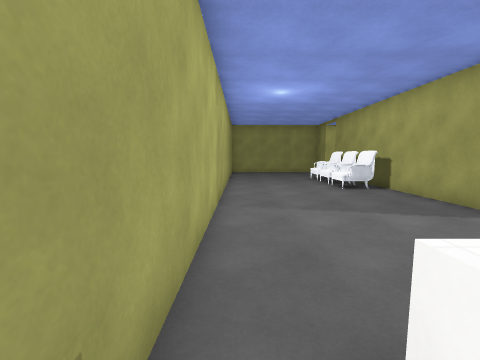
[1] (above)

20 first-person views from a walk through a 3-D level made in the Unity game engine. The camera is 1.5 m above the floor, tilts 6° down and sees 90° across. Doors are open. The floor is counted in squares, 1 m on a side. Each view is taken from the middle of a square. On the plan, view 1 faces up. The plan holds only what a view shows up to about 13 squares ahead; the rest is blank. The player character is not drawn. Some surface patterns are stand-ins.

[2]
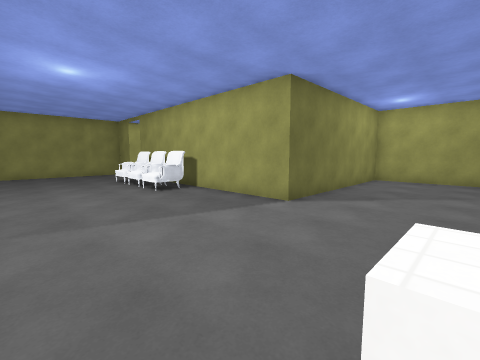

[3]
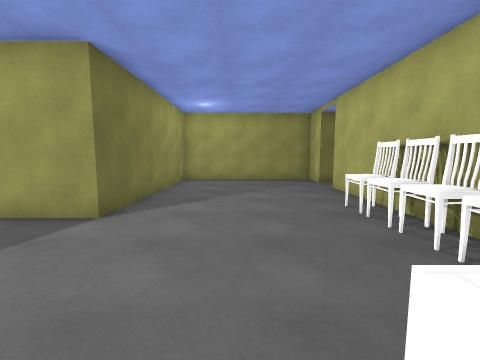

[4]
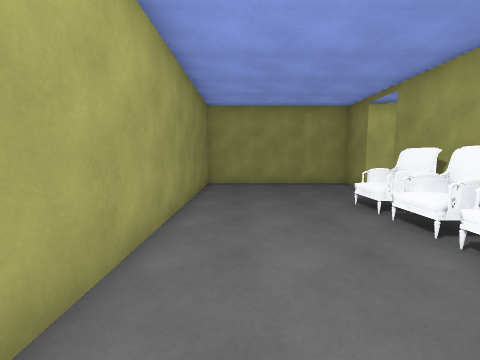

[5]
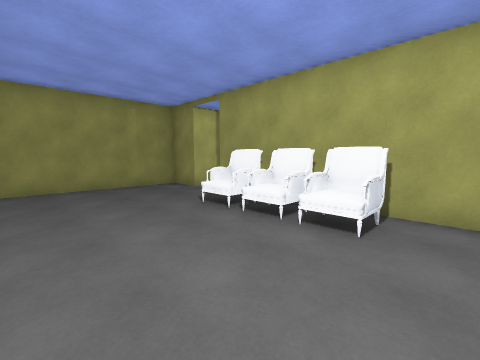

[6]
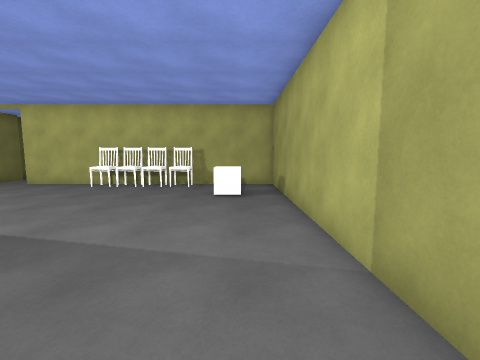

[7]
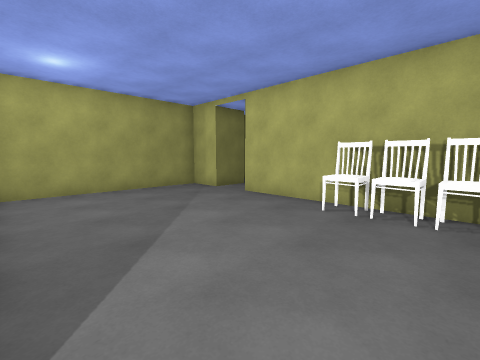

[8]
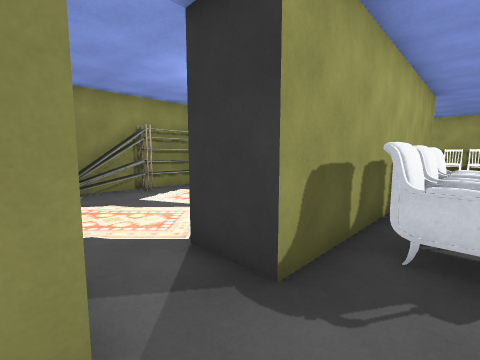

[9]
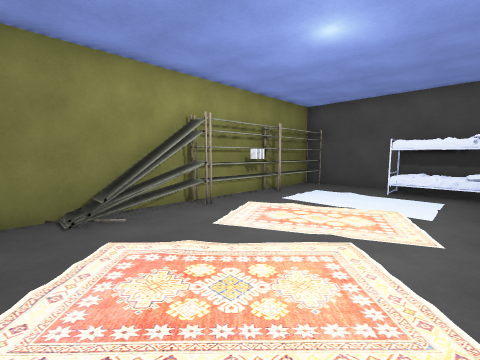

[10]
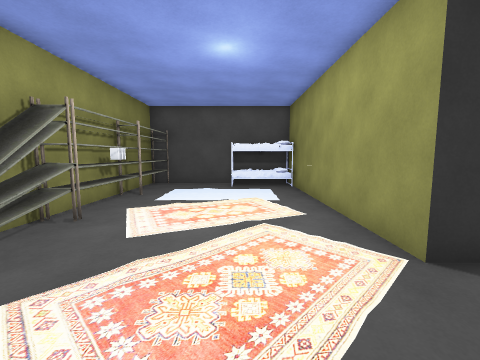

[11]
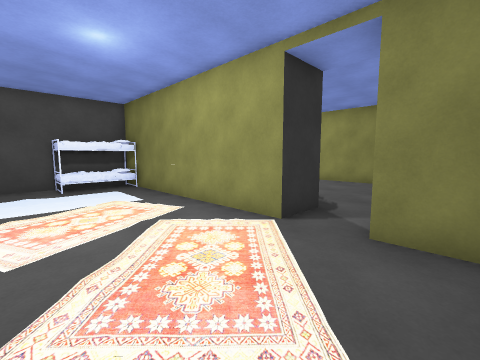

[12]
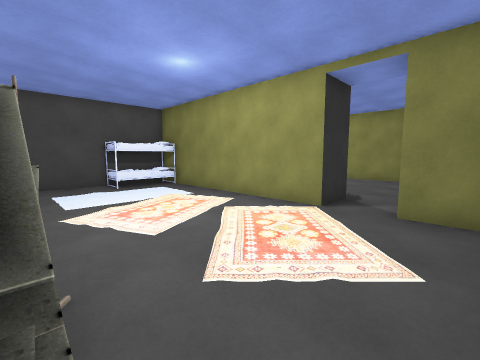

[13]
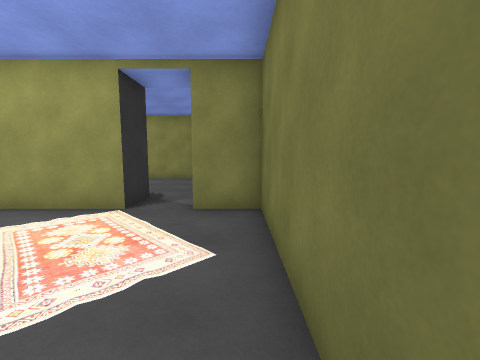

[14]
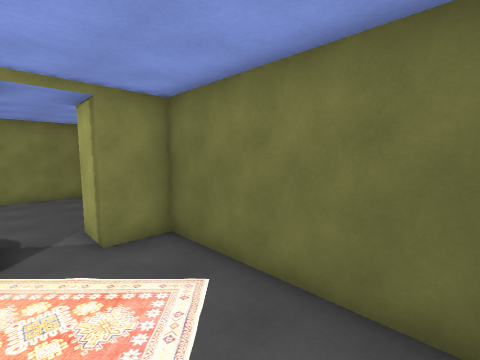

[15]
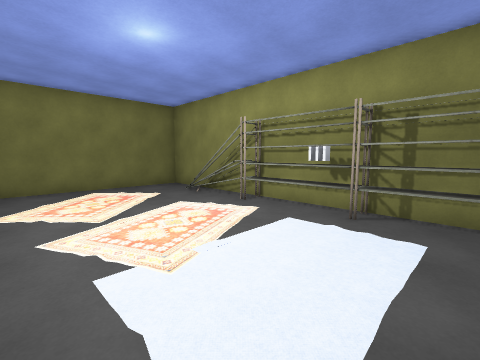

[16]
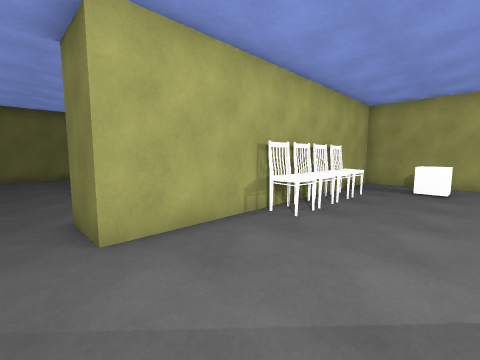

[17]
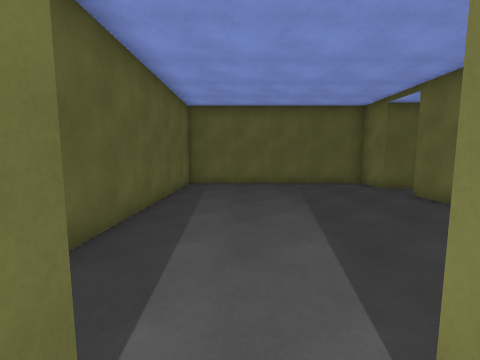

[18]
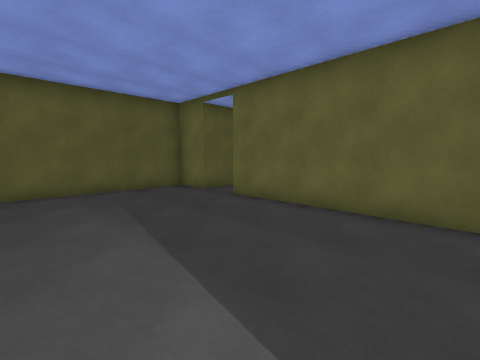

[19]
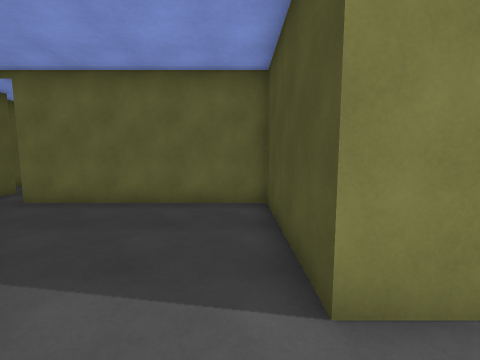

[20]
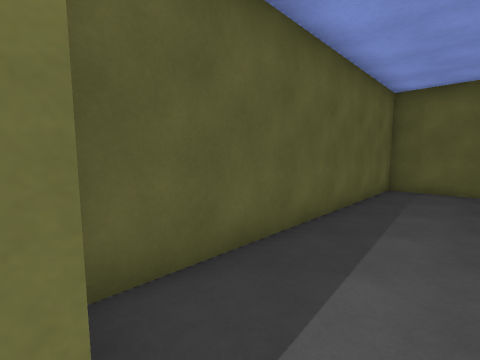

### Floor plan
Ten units are one square. View 1 is at (0, 0); x grows to the right and y downward. Boxes are objects, and circles mark ways between rooms. Rooms are numbered by the first view taken in them; rooms with no view inside come last. Other rooms are left out.
<svg viewBox="-12 -211 174 372">
<path fill="none" stroke="#000" d="M141 -53 66 -53 66 -168M84 23 120 23M66 -187 66 -206 -7 -206 -7 23 25 23M139 23 157 23 157 -51M84 -168 84 -73 157 -73 157 -206 84 -206 84 -187M66 137 66 156 157 156 157 45M139 42 139 23M120 23 120 42 66 42 66 119"/>
<rect x="5" y="-15" width="20" height="10" fill="#bbb"><title>cube</title></rect>
<rect x="25" y="5" width="20" height="20" fill="#bbb"><title>chair</title></rect>
<rect x="45" y="5" width="10" height="20" fill="#bbb"><title>chair</title></rect>
<rect x="45" y="-135" width="20" height="20" fill="#bbb"><title>other object</title></rect>
<rect x="45" y="-155" width="20" height="20" fill="#bbb"><title>other object</title></rect>
<rect x="55" y="5" width="10" height="20" fill="#bbb"><title>chair</title></rect>
<rect x="55" y="-125" width="10" height="20" fill="#bbb"><title>other object</title></rect>
<rect x="65" y="5" width="20" height="20" fill="#bbb"><title>chair</title></rect>
<rect x="85" y="-95" width="30" height="20" fill="#bbb"><title>bed</title></rect>
<rect x="145" y="-115" width="10" height="40" fill="#bbb"><title>shelf</title></rect>
<rect x="145" y="-125" width="10" height="10" fill="#bbb"><title>other object</title></rect>
<rect x="145" y="-145" width="10" height="20" fill="#bbb"><title>shelf</title></rect>
<rect x="145" y="-155" width="10" height="10" fill="#bbb"><title>shelf</title></rect>
<circle cx="75" cy="-175" r="3" fill="#2a7"/>
<circle cx="130" cy="20" r="3" fill="#2a7"/>
<text x="50" y="-70">1</text>
<text x="120" y="-140">2</text>
<text x="110" y="100">3</text>
</svg>
Room 1 opens to room 2. Room 1 opens to room 3.

Where each view was taken, in squares from view 1:
view 1: 0 up, 0 right, facing up
view 2: 1 up, 0 right, facing up-right
view 3: 2 up, 1 right, facing right
view 4: 8 up, 1 right, facing up
view 5: 9 up, 0 right, facing up-right
view 6: 10 up, 1 right, facing down
view 7: 5 up, 5 right, facing down-right
view 8: 19 up, 5 right, facing down-right
view 9: 19 up, 9 right, facing down-right
view 10: 20 up, 11 right, facing down
view 11: 20 up, 13 right, facing down-left
view 12: 20 up, 15 right, facing down-left
view 13: 20 up, 15 right, facing left
view 14: 17 up, 15 right, facing up-left
view 15: 9 up, 9 right, facing up-right
view 16: 2 up, 13 right, facing down-left
view 17: 3 down, 13 right, facing down
view 18: 5 down, 13 right, facing down-left
view 19: 5 down, 14 right, facing left
view 20: 4 down, 13 right, facing down-right
